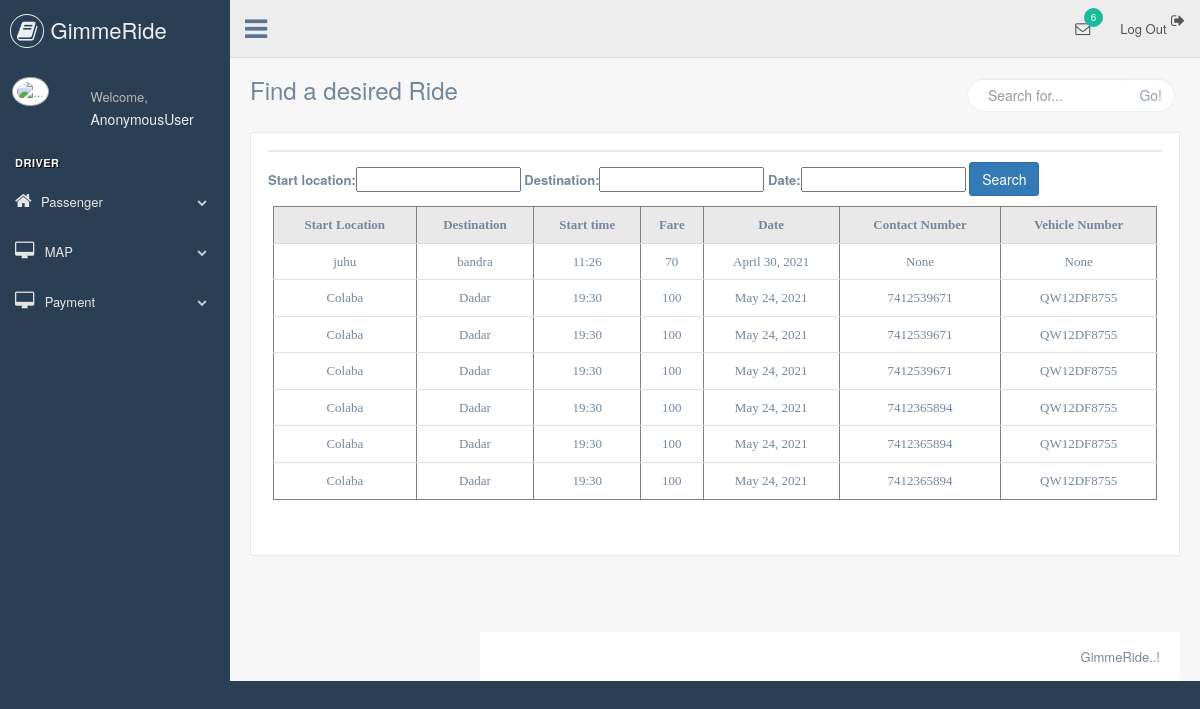
Before: /driver/bikerender/ with the older database file.
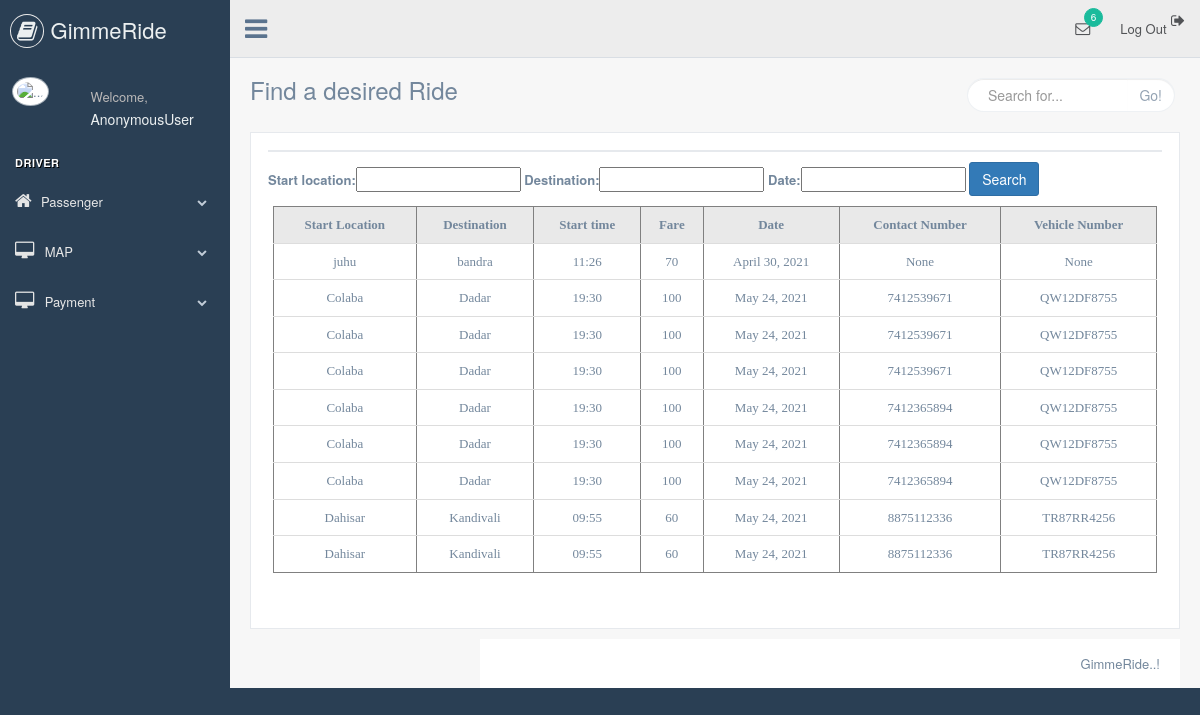
After: the same page with the newer database file.
### driver2/models.py (models this page shows, shortened)
class Bikeformmodel(models.Model):
    user = models.ForeignKey(User,null=True,on_delete=models.CASCADE)
    start_location = models.CharField(max_length=255)
    destination = models.CharField(max_length=255)
    start_time = models.CharField(null=True,max_length=255)
    journey_time = models.CharField(null=True,max_length=255)
    fare = models.IntegerField(null=True)
    date =  models.DateField(null=True)
    capacity = models.IntegerField(default='1',editable=False)
    contact_Number = models.IntegerField(null=True,max_length=10)
    vehicle_Number = models.CharField(null=True,max_length=10)
    license = models.ImageField(null=True,blank=True)

### driver/views.py (the view, shortened to what this page needs)
# urls.py: path('bikerender/', views.bikerender, name="bikerender"),
def bikerender(request):
    form = BikeformmodelForm()
    bikeformmodels = Bikeformmodel.objects.all()
    myfilter2 = Bikeformfilter(request.GET, queryset=bikeformmodels)
    bikeformmodels = myfilter2.qs
    context = {'bikeformmodels':bikeformmodels, 'myfilter2':myfilter2}
    return render(request, 'driver/bikerender.html', context)

### driver/templates/driver/bikerender.html (shortened to what the changed rows need)
{% load static %}
<!DOCTYPE html>
<html lang="en">
<head>
    <link href="{% static 'css/bootstrap.min.css' %}" rel="stylesheet">
    <link href="{% static 'css/font-awesome.min.css' %}" rel="stylesheet">
    <link href="{% static 'css/nprogress.css' %}" rel="stylesheet">
    <link href="{% static 'css/custom.min.css' %}" rel="stylesheet">
</head>
<body class="nav-md">
<div class="container body">
    <div class="main_container">
        <div class="col-md-3 left_col">
            <div class="left_col scroll-view">
                <div class="profile clearfix">
                    <div class="profile_info">
                        <h2>{{request.user}}</h2>
                    </div>
                </div>
                <br/>
            </div>
        </div>
        <div class="right_col" role="main">
            <div class="">
                <div class="row" style="min-height:500px">
                    <div class="col-md-12 col-sm-12 col-xs-12">
                        <div class="x_panel">
                            <div class="card card-body">
                                <form method="get">
                                    {{myfilter2.form}}
                                </form>
                            <div class="x_content">
                            <div class ="container h-100">
                                <div class="table-responsive">
                                        <table class="table table-hover" align="center" cellpadding="5" cellspacing="0" border="1">
                                            <thead class="thead-dark">
                                                <tr bgcolor="#E9E9E9">
                                                    <td align = "center"><b><font style = "font-family: avenir" >Start Location</font></b></td>
                                                    <td align = "center"><b><font style = "font-family: avenir" >Destination</font></b></td>
                                                    <td align = "center"><b><font style = "font-family: avenir" >Start time</font></b></td>
                                                    <td align = "center"><b><font style = "font-family: avenir" >Fare</font></b></td>
                                                    <td align = "center"><b><font style = "font-family: avenir" >Date</font></b></td>
                                                    <td align = "center"><b><font style = "font-family: avenir" >Contact Number</font></b></td>
                                                    <td align = "center"><b><font style = "font-family: avenir" >Vehicle Number</font></b></td>
                                                </tr>
                                            </thead>
                                            <tbody>
                                                    <tr bgcolor="#FFFFFF">
                                                        <form action="RequestSelectedRideController">
                                                        {% for obj in bikeformmodels %}
                                                        <tr>
                                                        <td align = "center"><font style = "font-family: avenir" >{{obj.start_location}}</font></b></td>
                                                        <td align = "center"><font style = "font-family: avenir" >{{obj.destination}}</font></b></td>
                                                        <td align = "center"><font style = "font-family: avenir" > {{obj.start_time}}</font></b></td>
                                                        <td align = "center"><font style = "font-family: avenir" >{{obj.fare}}</font></b></td>
                                                        <td align = "center"><font style = "font-family: avenir" >{{obj.date}}</font></b></td>
                                                        <td align = "center"><font style = "font-family: avenir" >{{obj.contact_Number}}</font></b></td>
                                                        <td align = "center"><font style = "font-family: avenir" >{{obj.vehicle_Number}}</font></b></td>
                                                        </form>
                                                    </tr>
                                                        {% endfor %}
                                            </tbody>
                                        </table>
                                        <br/>
                                </div>
                            </div>
                        </div>
                    </div>
                </div>
            </div>
        </div>
    </div>
</div>
</body>
</html>

Changed rows visible on the page:
added Bikeformmodel: start_location "Dahisar", destination "Kandivali", start_time "09:55", fare "60", date "May 24, 2021", contact_Number "8875112336", vehicle_Number "TR87RR4256"
added Bikeformmodel: start_location "Dahisar", destination "Kandivali", start_time "09:55", fare "60", date "May 24, 2021", contact_Number "8875112336", vehicle_Number "TR87RR4256"
